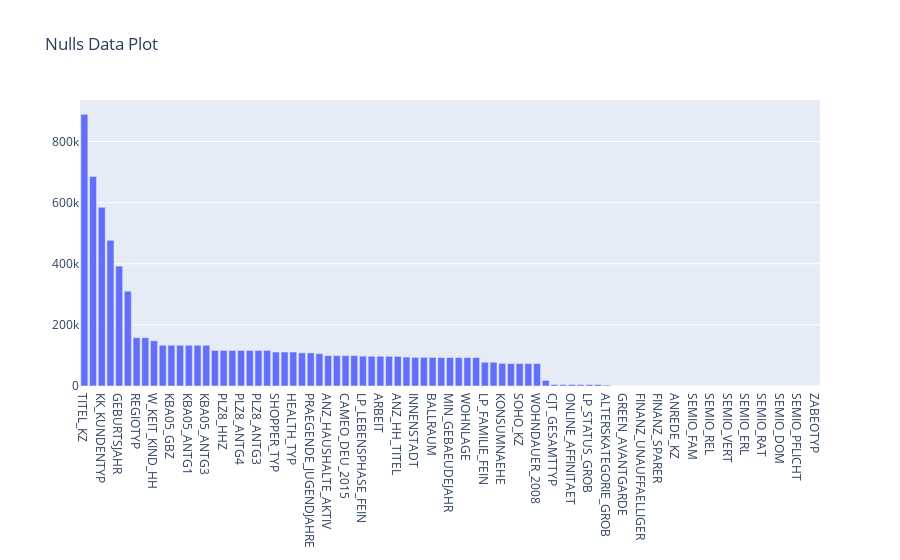

Source (notebook cell):
### Markdown cell above
a. Null data

### Code cell
x = nulls_df.index
y = nulls_df['Total Nulls']

plotly.offline.iplot({
    "data": [go.Bar(x=x, y=y )],
        "layout": go.Layout(title="Nulls Data Plot")
})

### Figure 1 — Plotly figure (JSON) as saved in the notebook; plotly's stock layout.template omitted (floating-point values rounded to 4 significant figures)
{"data": [{"type": "bar", "x": ["TITEL_KZ", "AGER_TYP", "KK_KUNDENTYP", "KBA05_BAUMAX", "GEBURTSJAHR", "ALTER_HH", "REGIOTYP", "KKK", "W_KEIT_KIND_HH", "KBA05_ANTG4", "KBA05_GBZ", "MOBI_REGIO", "KBA05_ANTG1", "KBA05_ANTG2", "KBA05_ANTG3", "PLZ8_GBZ", "PLZ8_HHZ", "PLZ8_BAUMAX", "PLZ8_ANTG4", "PLZ8_ANTG1", "PLZ8_ANTG3", "PLZ8_ANTG2", "SHOPPER_TYP", "VERS_TYP", "HEALTH_TYP", "NATIONALITAET_KZ", "PRAEGENDE_JUGENDJAHRE", "KBA13_ANZAHL_PKW", "ANZ_HAUSHALTE_AKTIV", "CAMEO_INTL_2015", "CAMEO_DEU_2015", "CAMEO_DEUG_2015", "LP_LEBENSPHASE_FEIN", "RELAT_AB", "ARBEIT", "ORTSGR_KLS9", "ANZ_HH_TITEL", "LP_LEBENSPHASE_GROB", "INNENSTADT", "EWDICHTE", "BALLRAUM", "GEBAEUDETYP_RASTER", "MIN_GEBAEUDEJAHR", "GEBAEUDETYP", "WOHNLAGE", "OST_WEST_KZ", "LP_FAMILIE_FEIN", "LP_FAMILIE_GROB", "KONSUMNAEHE", "ANZ_PERSONEN", "SOHO_KZ", "ANZ_TITEL", "WOHNDAUER_2008", "HH_EINKOMMEN_SCORE", "CJT_GESAMTTYP", "RETOURTYP_BK_S", "ONLINE_AFFINITAET", "LP_STATUS_FEIN", "LP_STATUS_GROB", "GFK_URLAUBERTYP", "ALTERSKATEGORIE_GROB", "FINANZTYP", "GREEN_AVANTGARDE", "FINANZ_HAUSBAUER", "FINANZ_UNAUFFAELLIGER", "FINANZ_ANLEGER", "FINANZ_SPARER", "FINANZ_MINIMALIST", "ANREDE_KZ", "FINANZ_VORSORGER", "SEMIO_FAM", "SEMIO_SOZ", "SEMIO_REL", "SEMIO_MAT", "SEMIO_VERT", "SEMIO_LUST", "SEMIO_ERL", "SEMIO_KULT", "SEMIO_RAT", "SEMIO_KRIT", "SEMIO_DOM", "SEMIO_KAEM", "SEMIO_PFLICHT", "SEMIO_TRADV", "ZABEOTYP"], "y": [889061, 685843, 584612, 476524, 392318, 310267, 158064, 158064, 147988, 133324, 133324, 133324, 133324, 133324, 133324, 116515, 116515, 116515, 116515, 116515, 116515, 116515, 111196, 111196, 111196, 108315, 108164, 105800, 99611, 99352, 99352, 99352, 97632, 97375, 97375, 97274, 97008, 94572, 93740, 93740, 93740, 93155, 93148, 93148, 93148, 93148, 77792, 77792, 73969, 73499, 73499, 73499, 73499, 18348, 4854, 4854, 4854, 4854, 4854, 4854, 2881, 0, 0, 0, 0, 0, 0, 0, 0, 0, 0, 0, 0, 0, 0, 0, 0, 0, 0, 0, 0, 0, 0, 0, 0]}], "layout": {"title": {"text": "Nulls Data Plot"}}}
